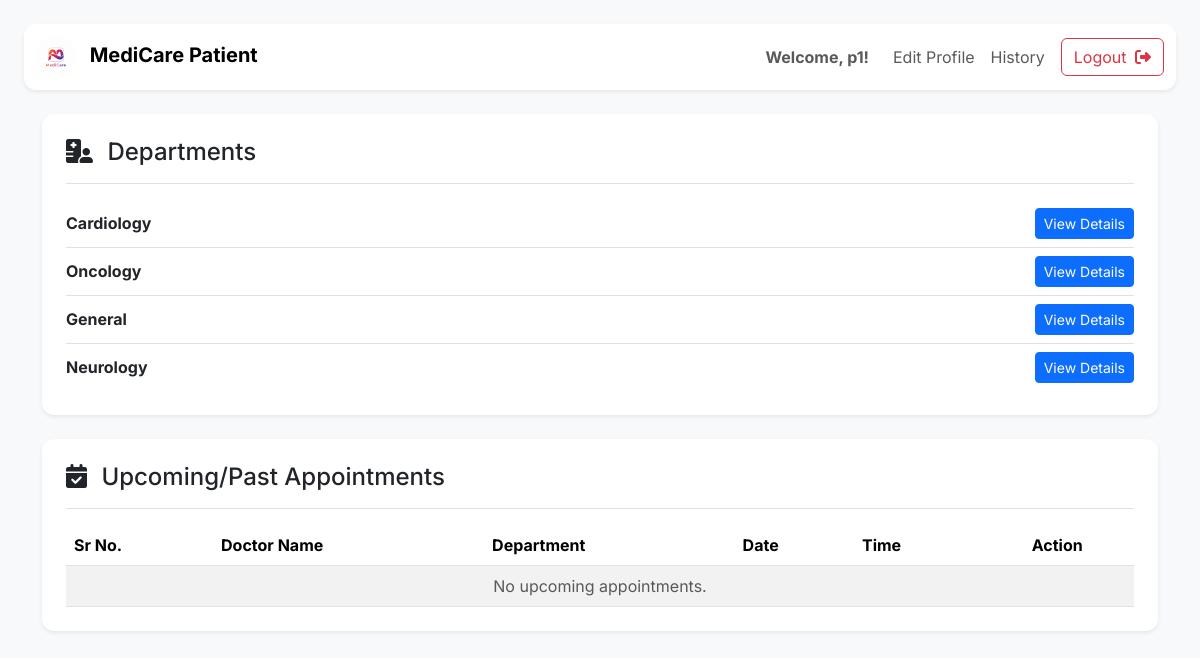
The app's page /patient (signed in), older data.
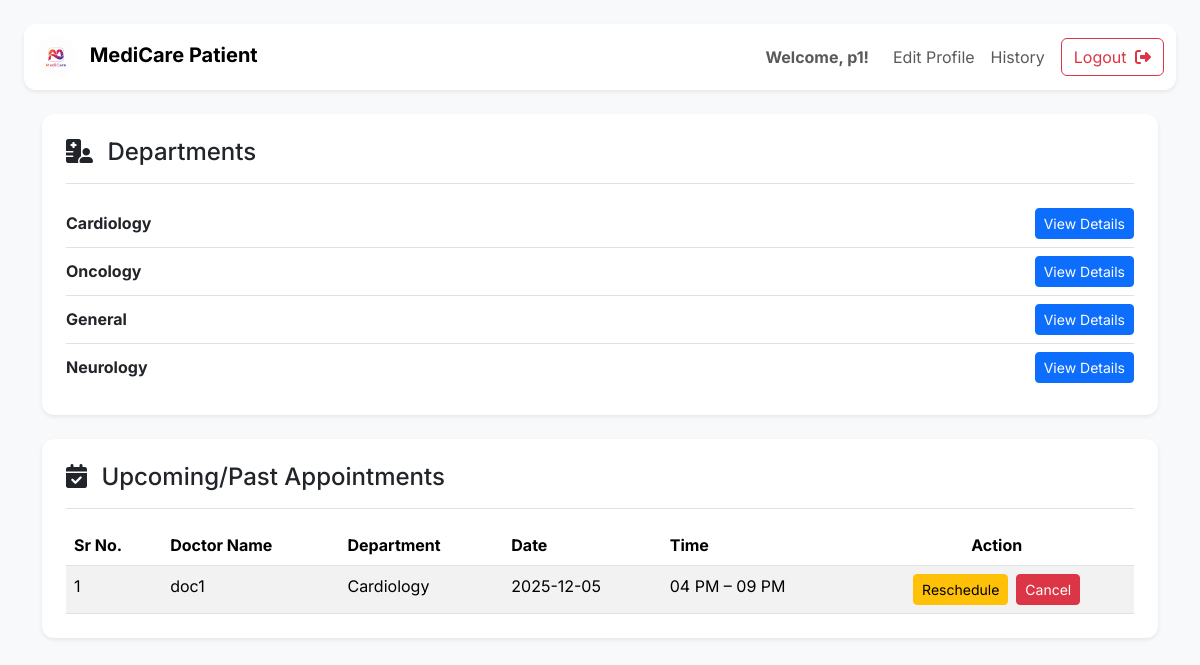
The same page, newer data.
### application/models.py (models this page shows)
class Appointment(db.Model):
    __tablename__ = 'appointment'
    id = db.Column(db.Integer(),primary_key = True)
    patient_id = db.Column(db.Integer(), db.ForeignKey('patient.id', ondelete="CASCADE"), nullable=True)
    doctor_id = db.Column(db.Integer(), db.ForeignKey('doctor.id', ondelete="CASCADE"), nullable=True)
    date = db.Column(db.String(), nullable=False)
    time = db.Column(db.String(), nullable=False)
    visit_type = db.Column(db.String(), default="In-person", nullable=False)
    status = db.Column(db.String(), default="Upcoming")

class Doctor(db.Model):
    __tablename__ = 'doctor'
    id = db.Column(db.Integer(),primary_key = True)
    doctor_name = db.Column(db.String(), nullable=False)
    password = db.Column(db.String(), nullable=False)
    email = db.Column(db.String(), nullable=False)
    department_id = db.Column(db.Integer(), db.ForeignKey('department.id'), nullable=False)
    user_id = db.Column(db.Integer(), db.ForeignKey('user.id', ondelete="CASCADE"), nullable=False)
    type = db.Column(db.String(), nullable=False)
    experience = db.Column(db.Integer(), nullable=False)
    appointment = db.relationship('Appointment', backref='doctor')
    availability = db.relationship('Availability', backref='doctor', cascade="all, delete-orphan")

class Department(db.Model):
    __tablename__ = 'department'
    id = db.Column(db.Integer(),primary_key = True)
    name = db.Column(db.String())
    description = db.Column(db.String())
    doctor = db.relationship('Doctor', backref='department')

### application/controllers.py (the view)
@app.route("/patient")
def patient_dash():
    patient, err = require_patient()
    if err: return err
    appointments = Appointment.query.filter(
        Appointment.patient_id == patient.id,
        Appointment.status != "Cancelled"
    ).all()
    return render_template("patient_dash.html",
        this_user=current_user(),
        patient=patient,
        appointments=appointments)

### application/controllers.py (called while the page is built)
def current_user():
    uid = session.get("user_id")
    return User.query.get(uid) if uid else None

def require_patient():
    user = current_user()
    if not user:
        return None, redirect("/login")
    patient = Patient.query.filter_by(user_id=user.id).first()
    if not patient:
        flash("Unauthorized!", "danger")
        return None, redirect("/patient")
    return patient, None

### templates/patient_dash.html (shortened to what the changed rows need)
<!DOCTYPE html>
<html lang="en">
<head>
    <link href="https://cdn.jsdelivr.net/npm/bootstrap@5.3.2/dist/css/bootstrap.min.css" rel="stylesheet">
</head>
<body class="p-4">
    <main class="container">
        <div class="card shadow-sm p-4 mb-4">
            <div class="table-responsive">
                <table class="table table-striped mb-0">
                    <thead>
                        <tr>
                            <th>Sr No.</th>
                            <th>Doctor Name</th>
                            <th>Department</th>
                            <th>Date</th>
                            <th>Time</th>
                            <th class="text-center">Action</th>
                        </tr>
                    </thead>
                    <tbody>
                        {% if appointments %}
                        {% for a in appointments %}
                        <tr>
                            <td>{{ loop.index }}</td>
                            <td>{{ a.doctor.doctor_name }}</td>
                            <td>{{ a.doctor.department.name }}</td>
                            <td>{{ a.date }}</td>
                            <td>
                                {% if a.time == "morning" %}
                                08 AM – 12 PM
                                {% else %}
                                04 PM – 09 PM
                                {% endif %}
                            </td>
                            <td class="text-center">
                                <div class="d-flex justify-content-center gap-2">
                                    <a href="/reschedule_appointment/{{ a.id }}" class="btn btn-warning btn-sm">
                                        Reschedule
                                    </a>
                                    <a href="/cancel_appointment/{{ a.id }}" class="btn btn-danger btn-sm">
                                        Cancel
                                    </a>
                                </div>
                            </td>
                        </tr>
                        {% endfor %}
                        {% else %}
                        <tr>
                            <td colspan="6" class="text-center text-muted">
                                No upcoming appointments.
                            </td>
                        </tr>
                        {% endif %}
                    </tbody>
                </table>
            </div>
        </div>
    </main>
</body>
</html>

Row changes from the older to the newer data that the page shows:
added Appointment: doctor.doctor_name "doc1", doctor.department.name "Cardiology", date "2025-12-05", time "04 PM – 09 PM"
Text that changed along with them:
text no longer shown: "No upcoming appointments."
